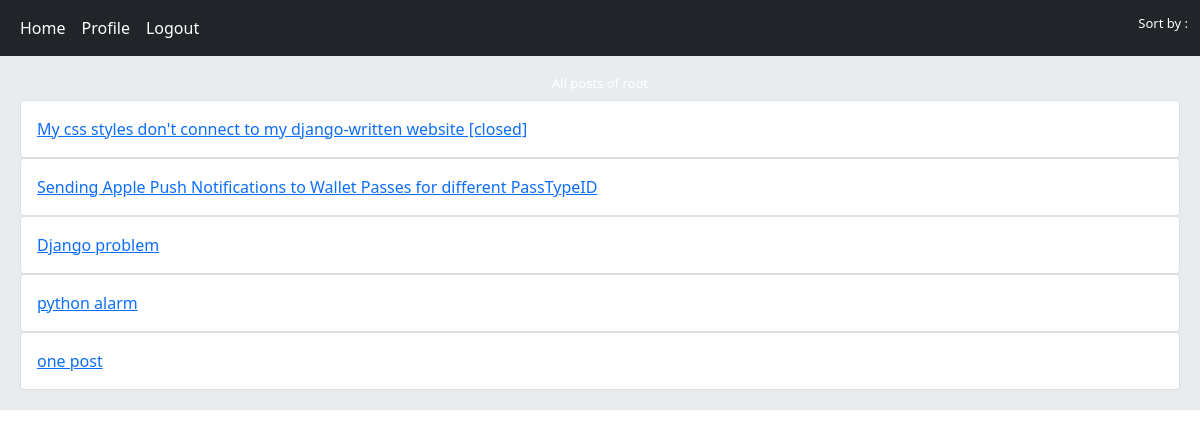
The page /account/profile/1 (signed in) on the database its author committed.
### home/models.py (models this page shows, shortened)
class Post(models.Model):
    user=models.ForeignKey(User,on_delete=models.CASCADE)
    title=models.CharField(max_length=300,null=True)
    body=models.TextField()
    slug=models.SlugField()
    created=models.DateTimeField(auto_now_add=True)
    updated=models.DateTimeField(auto_now=True)
    class Meta:
        ordering=('-created',)
    def get_absolute_url(self):
        return reverse("home:post_detail", args=(self.id,self.slug))

### account/views.py (the view)
# urls.py: path('profile/<int:user_id>',views.UserProfileView.as_view(),name='user_profile'),
class UserProfileView(LoginRequiredMixin,View):
    def get(self,request,user_id):
        user=get_object_or_404(User,pk=user_id)
        posts=Post.objects.filter(user=user)
        return render(request,'account/profile.html',{'user': user,'posts':posts})

### account/templates/account/profile.html (shortened to what this page needs)
{% extends "base.html" %}
{% block content %}
       <h2 class='text-center'> All posts of {{user.username}} </h2>
        {% for post in posts  %}
            <div class="card">
                <a href="{{post.get_absolute_url}}" class="card-body"> {{post.title}} </a>
            </div>
        {% endfor %}
{% endblock content %}

### templates/inc/navbar.html (style rules this page uses)
h2 { color:#ffffff; font-size: 13px; }

### rows shown on the page
Post: title "My css styles don't connect to my django-written website [closed]"
Post: title "Sending Apple Push Notifications to Wallet Passes for different PassTypeID"
Post: title "Django problem"
Post: title "python alarm"
Post: title "one post"
